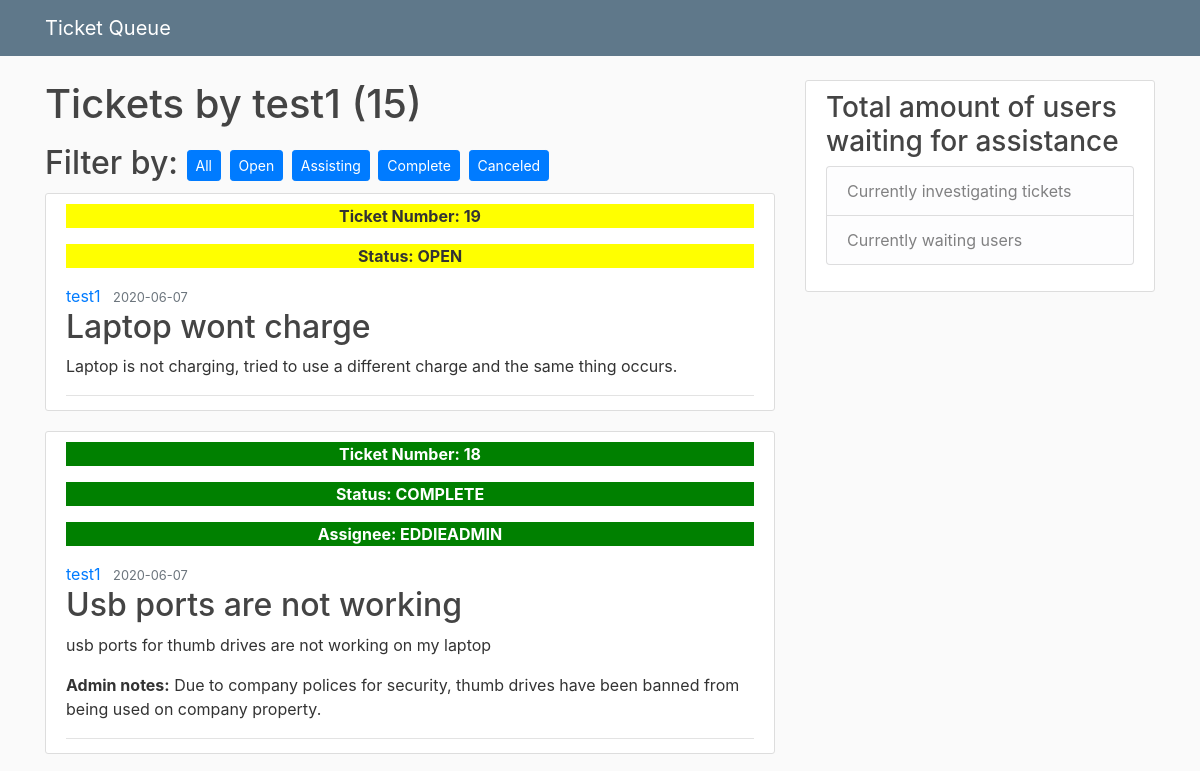
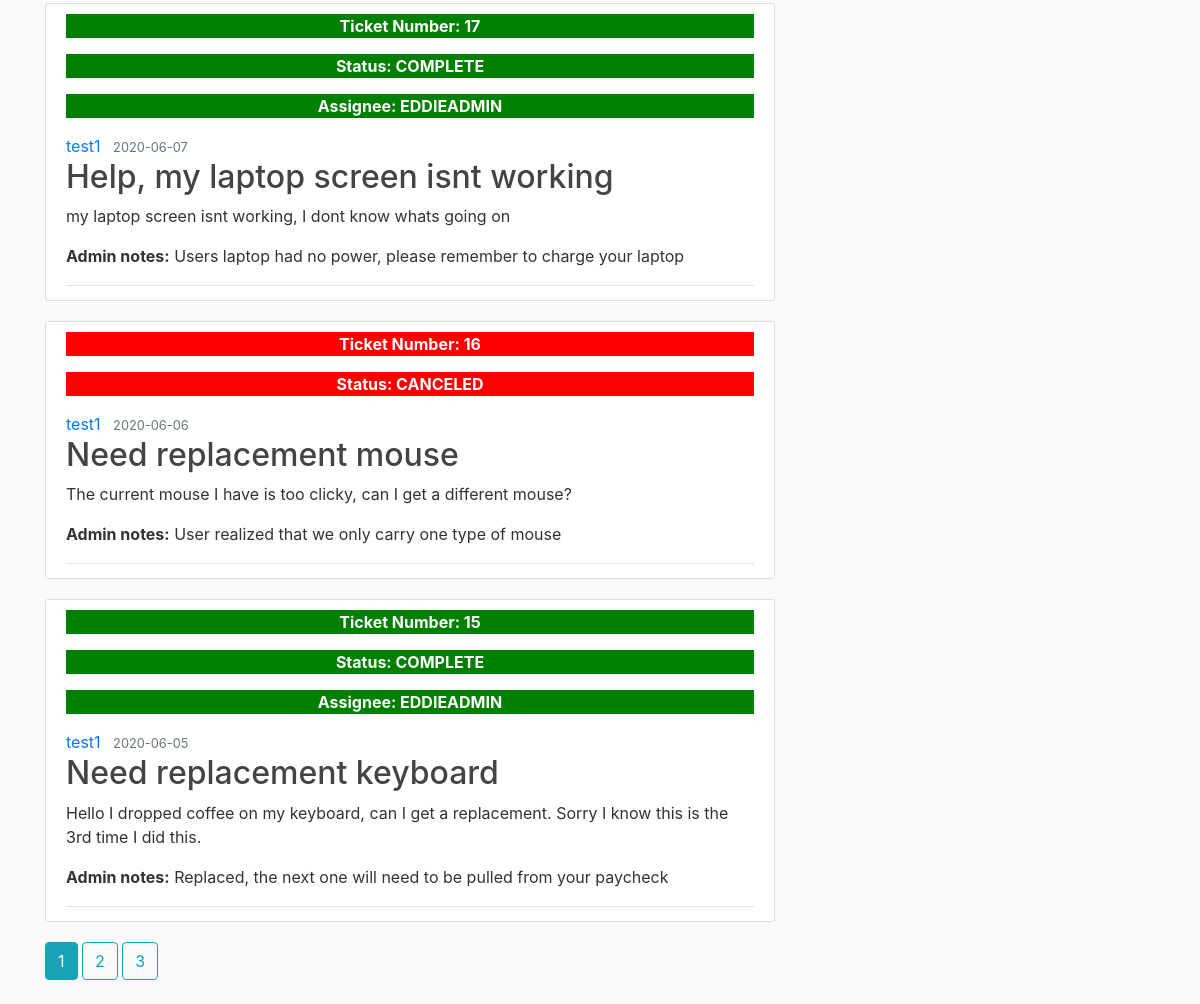
The app's page /user/test1 with its own data (2 pictures, top to bottom).
### helpdeskqueue/models.py (models this page shows, shortened)
class User(db.Model, UserMixin):
    id = db.Column(db.Integer, primary_key = True)
    username = db.Column(db.String(20), unique = True, nullable = False)
    user_type = db.Column(db.String(20), unique = True, nullable = False)
    email = db.Column(db.String(120), unique = True, nullable = False)
    password = db.Column(db.String(60), nullable = False)
    posts = db.relationship('Post', backref = 'author', lazy = True)

class Post(db.Model):
    id = db.Column(db.Integer, primary_key = True)
    title = db.Column(db.String(100), nullable = False)
    date_posted = db.Column(db.DateTime, nullable = False, default = datetime.utcnow)
    content = db.Column(db.Text, nullable = False)
    category = db.Column(db.Text, nullable = False)
    status = db.Column(db.Text, nullable = False)
    user_id = db.Column(db.Integer, db.ForeignKey('user.id'), nullable = False)
    notes = db.Column(db.String, nullable = True)
    assisted_by = db.Column(db.String, nullable = True)

### helpdeskqueue/routes.py (the view)
@app.route("/user/<string:username>")
def user_posts(username):
    action = PageAction()
    page = request.args.get('page', 1, type = int)
    user = User.query.filter_by(username = username).first_or_404()
    posts = Post.query.filter_by(author = user)\
        .order_by(Post.date_posted.desc())\
        .paginate(page = page, per_page = 5)
    print(type(posts))
    return render_template('user_posts.html', posts = posts, user = user, status = status, action = action, filter_status = 'open')

### helpdeskqueue/templates/user_posts.html (shortened to what this page needs)
{% extends 'layout.html' %}
{% block content %}
    <h1 class = "mb-3"> Tickets by {{ user.username }} ({{ posts.total }})</h1>
    <h2>Filter by:
    <a class = "btn btn-primary btn-sm mt-1 mb-1" href= "{{ url_for('user_posts', username = current_user.username)}}"> All</a>
    <a class = "btn btn-primary btn-sm mt-1 mb-1" href = "{{ url_for('user_posts_open', username = user.username) }}"> Open</a>
    <a class = "btn btn-primary btn-sm mt-1 mb-1" href = "{{ url_for('user_posts_assisting', username = user.username) }}"> Assisting</a>
    <a class = "btn btn-primary btn-sm mt-1 mb-1" href = "{{ url_for('user_posts_complete', username = user.username) }}"> Complete</a>
    <a class = "btn btn-primary btn-sm mt-1 mb-1" href = "{{ url_for('user_posts_canceled', username = user.username) }}"> Canceled</a>
    </h2>
    {% for post in posts.items %}
        <article class="media content-section">
            <div class="media-body">
            <div class="article-metadata">
                    {% if post.status == status[0] %}
                        <p style="background-color: #FFFF00; text-align: center"><strong>Ticket Number: {{ post.id }}</strong></p>
                        <p style="background-color: #FFFF00; text-align: center"><strong>Status: {{ post.status.upper() }}</strong></p>
                    {% endif %}
                    {% if post.status == status[2] %}
                        <p style = "background-color: green; text-align: center; color: white" ><strong>Ticket Number: {{ post.id }}</strong></p>
                        <p style = "background-color: green; text-align: center; color: white" ><strong>Status: {{ post.status.upper() }}</strong></p>
                        <p style = "background-color: green; text-align: center; color: white"><strong>Assignee: {{ post.assisted_by.upper() }}</strong></p>
                    {% endif %}
                    {% if post.status == status[3] %}
                        <p style = "background-color: red; text-align: center; color: white" ><strong>Ticket Number: {{ post.id }}</strong></p>
                        <p style = "background-color: red; text-align: center; color: white" ><strong>Status: {{ post.status.upper() }}</strong></p>
                    {% endif %}
                    <a class="mr-2" href="{{ url_for('user_posts', username = post.author.username) }}">{{ post.author.username }}</a>
                    <small class="text-muted">{{ post.date_posted.strftime('%Y-%m-%d') }}</small>
                    <h2><a class="article-title" href="{{ url_for('post', post_id = post.id) }}">{{ post.title }}</a></h2>
                    <p class="article-content">{{ post.content }}</p>
                    {% if post.notes %}
                    <p class="article-content"><strong>Admin notes:</strong> {{ post.notes }}</p>
                    {% endif %}
            </div>
            </div>
        </article>
    {% endfor %}
    {% for page_num in posts.iter_pages(left_edge = 1, right_edge = 1, left_current = 1, right_current =2)  %}
        {% if page_num %}
          {% if posts.page == page_num %}
            <a class = "btn btn-info mb-4" href = "{{ url_for('user_posts', username=user.username, page = page_num) }}">{{ page_num }}</a>
          {% else %}
            <a class = "btn btn-outline-info mb-4" href = "{{ url_for('user_posts', username=user.username, page = page_num) }}">{{ page_num }}</a>
          {% endif %}
        {% else %}
        ...
        {% endif %}
    {% endfor %}
{% endblock content %}

### helpdeskqueue/templates/layout.html (shortened to what this page needs)
<!DOCTYPE html>
<html lang="en">
<head>
    <link rel="stylesheet" href="https://stackpath.bootstrapcdn.com/bootstrap/4.5.0/css/bootstrap.min.css">
    <link rel="stylesheet" type="text/css" href="{{ url_for('static', filename = 'main.css') }}">
</head>
<body>
    <header class="site-header">
        <nav class="navbar navbar-expand-md navbar-dark bg-steel fixed-top">
        <div class="container">
            {% if current_user.user_type == 'admin' %}
            <a class="navbar-brand mr-4" href="{{url_for('admin_home')}}">Ticket Queue</a>
            {% else %}
            <a class="navbar-brand mr-4" href="/">Ticket Queue</a>
            {% endif %}
        </nav>
    </header>
    <main role="main" class="container">
        <div class="row">
          <div class="col-md-8">
            {% block content %}{% endblock content %}
          </div>
          {% if current_user.user_type == 'admin' %}
          <div class="col-md-4">
            <div class="content-section">
              <h3>Ticket Statistics</h3>
                <ul class="list-group">
                  <li class="list-group-item list-group-item-light">Open: {% block open_count %}{% endblock open_count %}</li>
                  <li class="list-group-item list-group-item-light">Assisting: {% block assisting_count %}{% endblock assisting_count %}</li>
                  <li class="list-group-item list-group-item-light">Complete: {% block complete_count %}{% endblock complete_count %}</li>
                  <li class="list-group-item list-group-item-light">Canceled: {% block canceled_count %}{% endblock canceled_count %}</li>
                </ul>
              </p>
            </div>
          </div>
          {% else %}
          <div class="col-md-4">
            <div class="content-section">
              <h3>Total amount of users waiting for assistance</h3>
                <ul class="list-group">
                  <li class="list-group-item list-group-item-light">Currently investigating {% block user_count_assist %}{% endblock user_count_assist %} tickets</li>
                  <li class="list-group-item list-group-item-light">Currently waiting {% block user_count_open %}{% endblock user_count_open %} users</li>
                </ul>
            </div>
          </div>
          {% endif %}
        </div>
      </main>
</body>
</html>

### helpdeskqueue/static/main.css (style rules this page uses)
body { background: #fafafa; color: #333333; margin-top: 5rem; }
h1, h2, h3, h4, h5, h6 { color: #444444; }
.bg-steel { background-color: #5f788a; }
.content-section { background: #ffffff; padding: 10px 20px; border: 1px solid #dddddd; border-radius: 3px; margin-bottom: 20px; }
.article-title { color: #444444; }
.article-content { white-space: pre-line; }
.article-metadata { padding-bottom: 1px; margin-bottom: 4px; border-bottom: 1px solid #e3e3e3 }

### records on screen
User: username "test1"
Post: id "19", status "OPEN", author.username "test1", date_posted "2020-06-07", title "Laptop wont charge", content "Laptop is not charging, tried to use a different charge and the same thing occurs."
Post: id "18", status "COMPLETE", assisted_by "EDDIEADMIN", author.username "test1", date_posted "2020-06-07", title "Usb ports are not working", content "usb ports for thumb drives are not working on my laptop", notes "Due to company polices for security, thumb drives have been banned from being used on company property."
Post: id "17", status "COMPLETE", assisted_by "EDDIEADMIN", author.username "test1", date_posted "2020-06-07", title "Help, my laptop screen isnt working", content "my laptop screen isnt working, I dont know whats going on", notes "Users laptop had no power, please remember to charge your laptop"
Post: id "16", status "CANCELED", author.username "test1", date_posted "2020-06-06", title "Need replacement mouse", content "The current mouse I have is too clicky, can I get a different mouse?", notes "User realized that we only carry one type of mouse"
Post: id "15", status "COMPLETE", assisted_by "EDDIEADMIN", author.username "test1", date_posted "2020-06-05", title "Need replacement keyboard", content "Hello I dropped coffee on my keyboard, can I get a replacement. Sorry I know this is the 3rd time I did this.", notes "Replaced, the next one will need to be pulled from your paycheck"

### other values on screen
{{ posts.total }} "15"
{{ page_num }} "1"
{{ page_num }} "2" "3"
